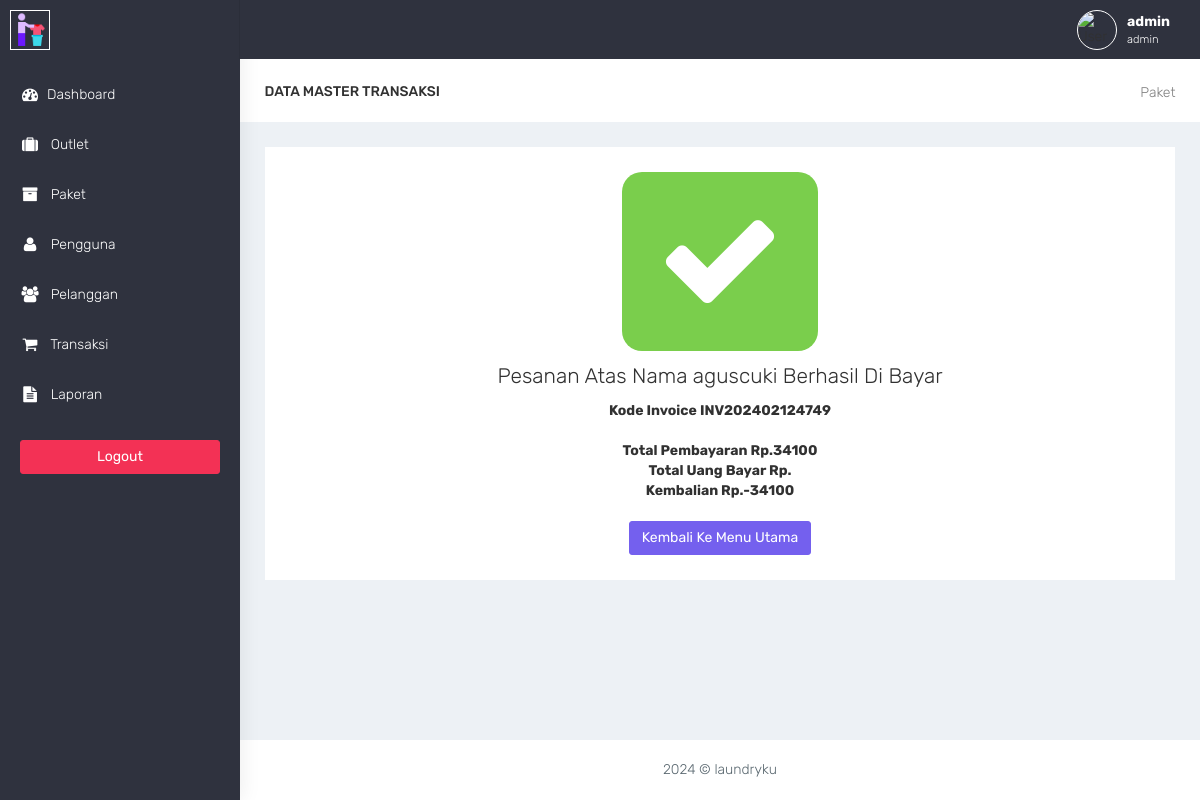
Screenshot of /admin/transaksi_telah_dibayar.php?id=112 (signed in) with the database file from the repository.
### tables this page shows
CREATE TABLE `transaksi` (
  `id_transaksi` int(11) NOT NULL,
  `outlet_id` int(11) DEFAULT NULL,
  `kode_invoice` varchar(100) DEFAULT NULL,
  `member_id` int(11) DEFAULT NULL,
  `tgl` datetime DEFAULT NULL,
  `batas_waktu` datetime DEFAULT NULL,
  `tgl_pembayaran` datetime DEFAULT NULL,
  `biaya_tambahan` int(11) DEFAULT NULL,
  `diskon` double DEFAULT NULL,
  `pajak` double DEFAULT NULL,
  `status` enum('baru','proses','selesai','diambil') DEFAULT NULL,
  `status_bayar` enum('dibayar','belum') DEFAULT NULL,
  `user_id` int(11) DEFAULT NULL
);

CREATE TABLE `member` (
  `id_member` int(11) NOT NULL,
  `nama_member` varchar(100) DEFAULT NULL,
  `alamat_member` text DEFAULT NULL,
  `jenis_kelamin` enum('L','P') DEFAULT NULL,
  `telp_member` varchar(15) DEFAULT NULL,
  `no_ktp` varchar(30) DEFAULT NULL
);

CREATE TABLE `detail_transaksi` (
  `id_detail` int(11) NOT NULL,
  `transaksi_id` int(11) DEFAULT NULL,
  `paket_id` int(11) DEFAULT NULL,
  `qty` double DEFAULT NULL,
  `total_harga` double DEFAULT NULL,
  `keterangan` text DEFAULT NULL,
  `total_bayar` int(11) DEFAULT NULL,
  `total_pajak` int(11) DEFAULT NULL,
  `total_diskon` int(11) DEFAULT NULL,
  `total_asli` int(11) DEFAULT NULL
);

### admin/functions.php (called while the page is built, shortened)
<?php
function ambilsatubaris($conn,$query){
    $db = mysqli_query($conn,$query);
    return mysqli_fetch_assoc($db);
}
?>

### admin/transaksi_telah_dibayar.php (the view, shortened to what this page needs)
<?php
$title = 'transaksi';
require 'functions.php';
require 'layout_header.php';
$query = 'SELECT transaksi.*,member.nama_member , detail_transaksi.total_harga, detail_transaksi.total_bayar FROM transaksi INNER JOIN member ON member.id_member = transaksi.member_id INNER JOIN detail_transaksi ON detail_transaksi.transaksi_id = transaksi.id_transaksi WHERE transaksi.id_transaksi = ' . $_GET['id'];
$data = ambilsatubaris($conn, $query);
?>
<div class="container-fluid">
    <div class="row bg-title">
        <div class="col-lg-3 col-md-4 col-sm-4 col-xs-12">
            <h4 class="page-title">Data Master <?= $title ?></h4>
        </div>
        <div class="col-lg-9 col-sm-8 col-md-8 col-xs-12">
            <ol class="breadcrumb">
                <li class="btn-bread"><a href="#">Paket</a></li>
            </ol>
        </div>
    </div>
    <div class="row">
        <div class="col-md-12 col-lg-12 col-sm-12 col-xs-12">
            <div class="white-box">
                <div class="row">
                    <div class="col-md-4"></div>
                    <div class="col-md-4 text-center" style="padding-left: 50px;padding-right: 50px;">
                        <div class="bg-success" style="font-size: 125px;border-radius: 20px">
                            <i class="fa fa-check fa-10x text-white"></i>
                        </div>
                    </div>
                    <div class="col-md-4"></div>
                </div>
                <div class="row">
                    <div class="col-md-12 text-center">
                        <h3>Pesanan Atas Nama <?= $data['nama_member'] ?> Berhasil Di Bayar</h3>
                        <strong>Kode Invoice <?= $data['kode_invoice'] ?></strong><br><br>
                        <strong>Total Pembayaran Rp.<?= $data['total_harga'] ?></strong><br>
                        <strong>Total Uang Bayar Rp.<?= $data['total_bayar'] ?></strong><br>
                        <strong>Kembalian Rp.<?= $data['total_bayar'] - $data['total_harga'] ?></strong><br><br>
                        <a href="transaksi.php" class="btn btn-primary">Kembali Ke Menu Utama</a>
                    </div>
                </div>
            </div>
        </div>
    </div>
</div>
<?php
require 'layout_footer.php';

### assets/css/colors/default.css (style rules this page uses)
body { background: #fff; }

### rows the page displays
transaksi: member.nama_member "aguscuki", kode_invoice "INV202402124749", detail_transaksi.total_harga "34100", detail_transaksi.total_bayar+total_harga "-34100"

### other values shown
$_SESSION['username'] "admin"
$_SESSION['role'] "admin"
$title "TRANSAKSI"
